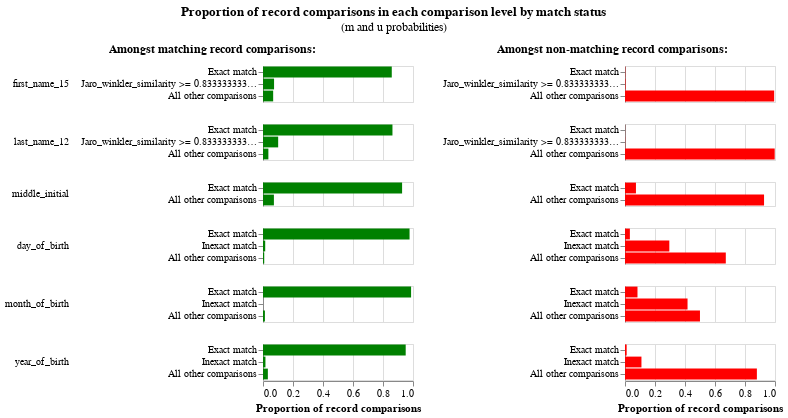

The notebook cell this image was saved under:
### Code cell
em_session_2.m_u_values_interactive_history_chart()
